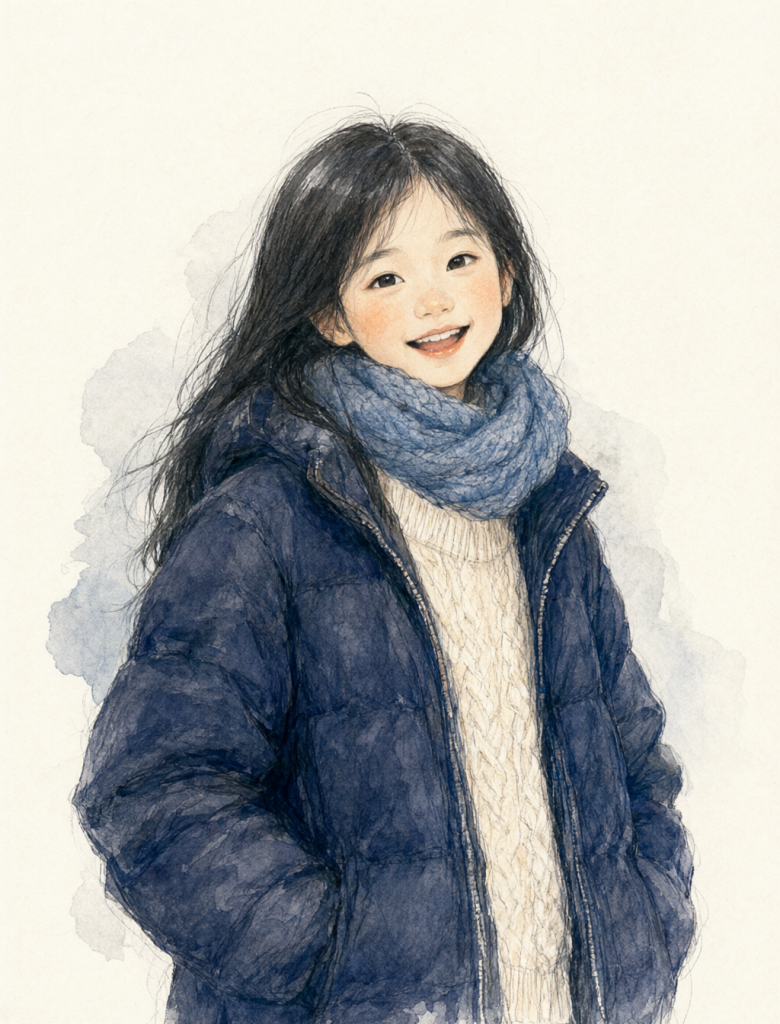
#> input picture skills/watercolour-brush/references/examples/winter/source.png, 780 x 1024 px
$ python winter.py   (older library calls are emulated)
#> lines starting #> are read from the running program, lines starting #| are printed output that depends on the picture; after the words box and inside, x2 and y2 are one past the last pixel; in counts of white or black regions, pixels touching at a corner belong together
#> (reads skills/watercolour-brush/references/examples/winter/areas.json from the repository)
### skills/watercolour-brush/scripts/regions.py
#!/usr/bin/env -S uv run --script
# /// script
# requires-python = ">=3.12"
# dependencies = ["numpy==2.5.5", "opencv-python-headless==5.1.0.95"]
# ///
"""Areas and underdrawing from a source picture: steps 1 and 2 of the order of work, a few seconds each.

    uv run regions.py propose SOURCE OUT_DIR [k=9]
        Cuts the source into regions by colour and place and writes OUT_DIR/regions.png: every region tinted, outlined
        and numbered, source coordinates along the border. Prints one line per region (id, a guess of what it is, its box,
        its share of the picture, its colour) and writes the guesses as OUT_DIR/areas.json, the file you correct.
        (An areas.json that is already there is kept: delete it to start again.)

    uv run regions.py build SOURCE OUT_DIR/areas.json
        Your areas -> masks.npz, areas.png (read it at 1:1) and one mask-NAME.png each; the underdrawing with its
        corrections -> under.npy, underdrawing.png. Prints per area what the source measures there, the row of
        references/starting-values.md it falls in and the gains used. Correct areas.json, build again, look again.

areas.json:

    {"paper": "#FBF6E3",                         the source's own paper as measured (change it only if it is wrong)
     "approved": false,                          true: the source is already a finished picture in this look and you paint the
                                                 same picture again: no area is pushed (gains 1), and the sheet takes this paper
     "areas": {                                  where two overlap, the one written first wins
       "features": {"kind": "features", "auto": true, "add": [[[418,366],[474,368],[446,380]]]},
       "skin":  {"kind": "skin",  "regions": [3, 8], "lines": 0.38},
       "hair":  {"kind": "hair",  "regions": [2], "within": [[[290,140],[740,140],[740,530],[290,530]]]},
       "card":  {"kind": "cloth", "regions": [4, 5], "at": [[600, 900]], "cut": [], "holes": true},
       "shirt": {"kind": "cloth", "regions": [7], "gain": [1.3, 0.8, 1.2, 0.0]}}}

    "regions"   ids read off regions.png        "at"      points: the region under each is taken too
    "add"/"cut" polygons in source px, added to / cut out of the area (a curve through the points; "c" third value: a corner)
    "within"    polygons: the regions count only inside them (cut by place first, then by colour)
    "holes"     true fills holes (buttons and a brooch belong to the cardigan)
    "kind"      skin | hair | cloth | features. "features" (eyes, nose, mouth, anything to keep exactly as drawn) takes no
                pixels from the others: it is a mask of its own, and skin keeps its lines there. "auto": the dark blobs in the face
    "gain"      [gain, colour, curve, warm] instead of the table's row (fuller(), below). Near the border of two rows `build`
                mixes them, so the gains do not jump when a polygon moves a few pixels
    "lines"     skin only: how much of the thin dark lines is mixed back after they are closed over (0.38; 0 = none, 1 = all)

In a drawings file:  UNDER = np.load("under.npy");  MASKS = dict(np.load("masks.npz"))  ->  {"under": UNDER, "masks": MASKS, ...}.
Both are float32 at the source's size: masks 0..1 (1: in the area), under.npy what the paint lets through per channel (0..1, not a
picture). They cover the drawing's FRAME: for a frame that is only part of the source (a body, a draft) cut them the same way,
v[y0:y0 + h, x0:x0 + w]; given whole, they are squeezed into the frame.
"""
import json
import sys
from pathlib import Path

import cv2
import numpy as np

sys.path.insert(0, str(Path(__file__).resolve().parent))
import wash                                                       # noqa: E402

LUM = np.array([0.3, 0.59, 0.11], np.float32)
hexc = lambda c: "#%02X%02X%02X" % tuple(int(round(float(v))) for v in c)
ell = lambda r: cv2.getStructuringElement(cv2.MORPH_ELLIPSE, (2 * int(max(r, 1)) + 1,) * 2)


def read(src, paper=None):
    """-> the source as RGB floats, and its paper colour (the lighter half of its border unless given)."""
#> called with paper = '#FBF8ED'
    im = cv2.imread(str(src), cv2.IMREAD_UNCHANGED)
#> im is the input picture: shape (1024, 780, 3); mean B, G, R 170.6, 171, 169.3
    assert im is not None, f"cannot read {src}"
    if im.ndim == 2:
        im = np.dstack([im] * 3)
    rgb = im[..., 2::-1].astype(np.float32)
    if im.shape[2] == 4:                                          # a cut-out: lay it on white
        a = im[..., 3:].astype(np.float32) / 255
        rgb = rgb * a + 255 * (1 - a)
    if paper is None:
        h, w = rgb.shape[:2]
        b = max(4, int(0.03 * min(h, w)))
        edge = np.vstack([rgb[:b].reshape(-1, 3), rgb[:, :b].reshape(-1, 3), rgb[:, -b:].reshape(-1, 3)])   # not the bottom: figures run off it
        paper = np.median(edge[edge.mean(1) >= np.percentile(edge.mean(1), 50)], 0)
    else:
        paper = np.array(wash.hexrgb(paper) if isinstance(paper, str) else paper, np.float32)
    return rgb, paper.astype(np.float32)


def poly(shape, nodes, soft=0.0):
    """A filled curve through nodes (source px) as a mask of `shape`."""
    m = np.zeros(shape, np.uint8)
    cv2.fillPoly(m, [np.round(wash.flow([tuple(n) for n in nodes]) * 16).astype(np.int32)], 255, cv2.LINE_AA, 4)
    m = m.astype(np.float32) / 255
    return cv2.GaussianBlur(m, (0, 0), soft) if soft else m


def fuller(D, gain=1.0, colour=1.0, curve=1.0, warm=0.0):
    """Density made fuller: more pigment (gain; curve > 1 deepens the darks more than the lights), more or less colour
    (the spread between the channels), and a push towards warm (less blue let through)."""
    m = D.mean(-1, keepdims=True)
    out = (m + colour * (D - m)) * gain * (np.maximum(m, 1e-4) / 0.5) ** (curve - 1)
    return np.clip(out + warm * m * np.array([-0.5, 0.0, 0.5], np.float32), 0, None)


# ---------------------------------------------------------------- step 1: regions

def lab_of(rgb):
    return cv2.cvtColor(np.clip(rgb / 255, 0, 1).astype(np.float32), cv2.COLOR_RGB2Lab)


# [112 lines left out: functions regions, guesses, not called in this run]


def overlay(rgb, labels, names, out):
    """The source, paled, with every label tinted, outlined and named, and source coordinates along the border."""
    h, w = labels.shape
    im = (0.55 * rgb[..., ::-1] + 0.45 * 255).astype(np.float32)
    ids = [i for i in np.unique(labels) if i > 0]
    for n, i in enumerate(ids):
        m = (labels == i).astype(np.uint8)
        col = cv2.cvtColor(np.uint8([[[int(180 * ((n * 0.381966) % 1)), 200, 235]]]), cv2.COLOR_HSV2BGR)[0, 0].astype(np.float32)
        im[m > 0] = 0.62 * im[m > 0] + 0.38 * col
        cs, _ = cv2.findContours(m, cv2.RETR_LIST, cv2.CHAIN_APPROX_NONE)
        cv2.drawContours(im, cs, -1, tuple(float(v) * 0.55 for v in col), max(1, w // 700))
    im = np.ascontiguousarray(np.clip(im, 0, 255).astype(np.uint8))
    step = 100 if w > 600 else 50
    f = max(0.4, w / 2300)
    for x in range(step, w, step):
        cv2.line(im, (x, 0), (x, 10), (0, 0, 255), 1)
        cv2.putText(im, str(x), (x + 2, 22), cv2.FONT_HERSHEY_SIMPLEX, f, (0, 0, 255), 1, cv2.LINE_AA)
    for y in range(step, h, step):
        cv2.line(im, (0, y), (10, y), (0, 0, 255), 1)
        cv2.putText(im, str(y), (12, y + 4), cv2.FONT_HERSHEY_SIMPLEX, f, (0, 0, 255), 1, cv2.LINE_AA)
    for i in ids:                                                  # the name where the region is thickest
        m = (labels == i).astype(np.uint8)
        d = cv2.distanceTransform(np.pad(m, 1), cv2.DIST_L2, 3)[1:-1, 1:-1]
        y, x = np.unravel_index(np.argmax(d), d.shape)
        t = str(names.get(i, i))
        (tw, th), _ = cv2.getTextSize(t, cv2.FONT_HERSHEY_SIMPLEX, 1.3 * f, 1)
        x0, y0 = int(np.clip(x - tw / 2, 2, w - tw - 2)), int(np.clip(y + th / 2, th + 2, h - 2))
        im[y0 - th - 2:y0 + 4, x0 - 2:x0 + tw + 2] = 0.25 * im[y0 - th - 2:y0 + 4, x0 - 2:x0 + tw + 2] + 0.75 * 255
        cv2.putText(im, t, (x0, y0), cv2.FONT_HERSHEY_SIMPLEX, 1.3 * f, (0, 0, 0), 1, cv2.LINE_AA)
    cv2.imwrite(str(out), im)


# [21 lines left out: function propose, not called in this run]


# ---------------------------------------------------------------- step 2: areas as corrected, and the underdrawing

ROWS = {  # references/starting-values.md, section 2: [gain, colour, curve, warm], and what to aim for where the source is pale
    "skin, pale": ([1.25, 1.0, 1.1, 0.0], "median 178-188 where the face is lit"), "skin, full": ([1.05, 1.0, 1.0, 0.0], "median 178-188 where the face is lit; a darker skin, or a face turned from the light: as the source"),
    "hair, grey or fair, pale": ([1.45, 0.35, 1.55, 0.06], "1 % at 20-30, 5 % at 40-60, median over 140"), "hair, grey or fair, full": ([1.15, 0.5, 1.2, 0.05], "1 % at 20-30, 5 % at 40-60, median over 140"),
    "hair, dark, pale": ([1.4, 0.9, 1.4, 0.0], "5 % at 29-45, 1 % at 24-36"), "hair, dark, full": ([1.0, 1.0, 1.0, 0.0], "as the source, within 5"),
    "cloth, light": ([1.15, 0.9, 1.15, 0.0], "5 % stays over 140: paper and its shadows"),
    "cloth, mid, pale": ([1.2, 1.0, 1.3, 0.0], "5 % at 45-60, 1 % at 28-40"), "cloth, mid, full": ([1.05, 1.0, 1.1, 0.0], "as the source, within 5"),
    "cloth, dark, pale": ([1.3, 1.0, 1.3, 0.0], "5 % at 28-35"), "cloth, dark, full": ([1.0, 1.0, 1.0, 0.0], "as the source, within 5")}


def starting(kind, v, approved=False):
    """The row(s) of references/starting-values.md an area falls in -> (row, [gain, colour, curve, warm], what to aim for).
    v: what the source measures in the area (`look.py values SRC areas=masks.npz` prints the same). Near the border of
    two rows the gains are a mixture of both (a straight line across the band given at each border below), so an area
    whose polygon moves by a few pixels keeps its gains. `approved`: the source is already a finished picture in this
    look and the job is the same picture again: nothing is pushed."""
    if kind not in ("skin", "hair", "cloth"):
        return "as drawn", [1.0, 1.0, 1.0, 0.0], ""
    if approved:
        return "a finished source, as it is", [1.0, 1.0, 1.0, 0.0], "as the source, within 5"
    p5, p50, ch = v["p5"], v["p50"], v["chroma"]
    share = lambda x, at, half: float(np.clip((x - (at - half)) / (2.0 * half), 0, 1))      # 0 under the band, 1 over it
    parts = {}                                                     # row -> its share
    if kind == "skin":
        pale = share(p50, 190, 8)
        parts = {"skin, pale": pale, "skin, full": 1 - pale}
    elif kind == "hair":
        grey = share(p50, 140, 10)                                 # grey, silver, fair: dark in its depths only; the masses stay grey, the lights paper
        gp, dp = share(p5, 95, 8), share(p5, 55, 6)
        parts = {"hair, grey or fair, pale": grey * gp, "hair, grey or fair, full": grey * (1 - gp), "hair, dark, pale": (1 - grey) * dp, "hair, dark, full": (1 - grey) * (1 - dp)}
    else:
        light, mid = share(p50, 190, 10), share(p50, 95, 10)
        mp, dp = share(p5, 70, 8), share(p5, 45, 6)
        parts = {"cloth, light": light, "cloth, mid, pale": (1 - light) * mid * mp, "cloth, mid, full": (1 - light) * mid * (1 - mp),
                 "cloth, dark, pale": (1 - mid) * dp, "cloth, dark, full": (1 - mid) * (1 - dp)}
    parts = {k: w for k, w in parts.items() if w > 0.005}
    g = [round(sum(w * ROWS[k][0][i] for k, w in parts.items()) / sum(parts.values()), 3) for i in range(4)]
    first = max(parts, key=parts.get)
    row = first if len(parts) == 1 else " + ".join(f"{k} {100 * w / sum(parts.values()):.0f} %" for k, w in sorted(parts.items(), key=lambda kw: -kw[1]))
    if kind == "skin":                                             # stronger in colour than skin in this look: cooled, tone unchanged
        g[1] = round(1.0 - 0.1 * share(ch, 29, 2), 3)
        row += ", strong colour" if ch > 29 else ""
    return row, g, ROWS[first][1] + (", chroma 22-28" if kind == "skin" else "")


def measure(rgb, m):
    px = rgb[m > 0.5]
    if not len(px):
        return dict(p1=0, p5=0, p50=0, chroma=0, mean=np.zeros(3))
    p = np.percentile(px @ LUM, (1, 5, 50))
    lab = lab_of(px.mean(0)[None, None])[0, 0]
    return dict(p1=float(p[0]), p5=float(p[1]), p50=float(p[2]), chroma=float(np.hypot(lab[1], lab[2])), mean=px.mean(0))


def build(src, areas_json):
    out = Path(areas_json).parent
    spec = json.loads(Path(areas_json).read_text())
    rgb, paper = read(src, spec.get("paper"))
#> paper = [251, 248, 237]
    h, w = rgb.shape[:2]
    u = w / 1024                                                   # sizes below are px of a 1024-wide sheet
    full = np.load(out / "regions.npy") if (out / "regions.npy").exists() else np.zeros((h, w), np.uint8)
    T = np.clip(rgb / paper, 0.02, 1.0)
    D = -np.log(T)
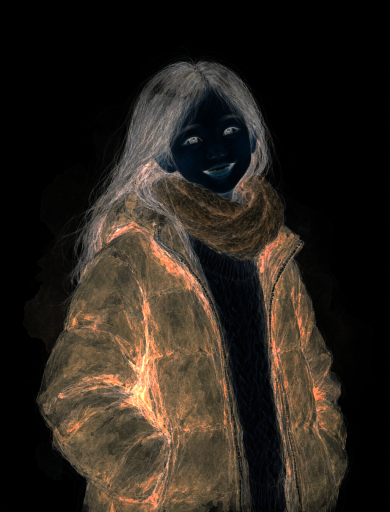
#> D: shape (1024, 780, 3) float32 (shown at 1/2 size); mean R, G, B 0.672, 0.561, 0.447; drawn with min black and max white
    polys = lambda ps, soft=0.0: np.clip(sum((poly((h, w), p, soft) for p in ps), np.zeros((h, w), np.float32)), 0, 1)
    masks, kinds, taken = {}, {}, np.zeros((h, w), bool)
    for name, a in spec["areas"].items():
        kind = kinds[name] = a.get("kind", "cloth")
        ids = list(a.get("regions", [])) + [int(full[int(y), int(x)]) for x, y in a.get("at", [])]
        m = np.isin(full, [i for i in ids if i > 0])
        if a.get("within"):
            m &= polys(a["within"]) > 0.5
        if a.get("add"):
            m |= polys(a["add"]) > 0.5
        if a.get("cut"):
            m &= ~(polys(a["cut"]) > 0.5)
        if a.get("holes"):                                         # the bottom edge is closed: a figure runs off it
            sea = np.pad(np.vstack([m, np.ones((1, w), bool)]).astype(np.uint8), 1)[:-1]
            cv2.floodFill(sea, None, (0, 0), 2)
            m = sea[1:, 1:-1][:h] != 2
        if kind == "features":
            masks[name] = np.clip(polys(a.get("add", []), 1.5 * u), 0, 1)
            continue
        m &= ~taken
        taken |= m
        masks[name] = cv2.GaussianBlur(m.astype(np.float32), (0, 0), 1.0 * u)
#> full: shape (1024, 780); every value is 0
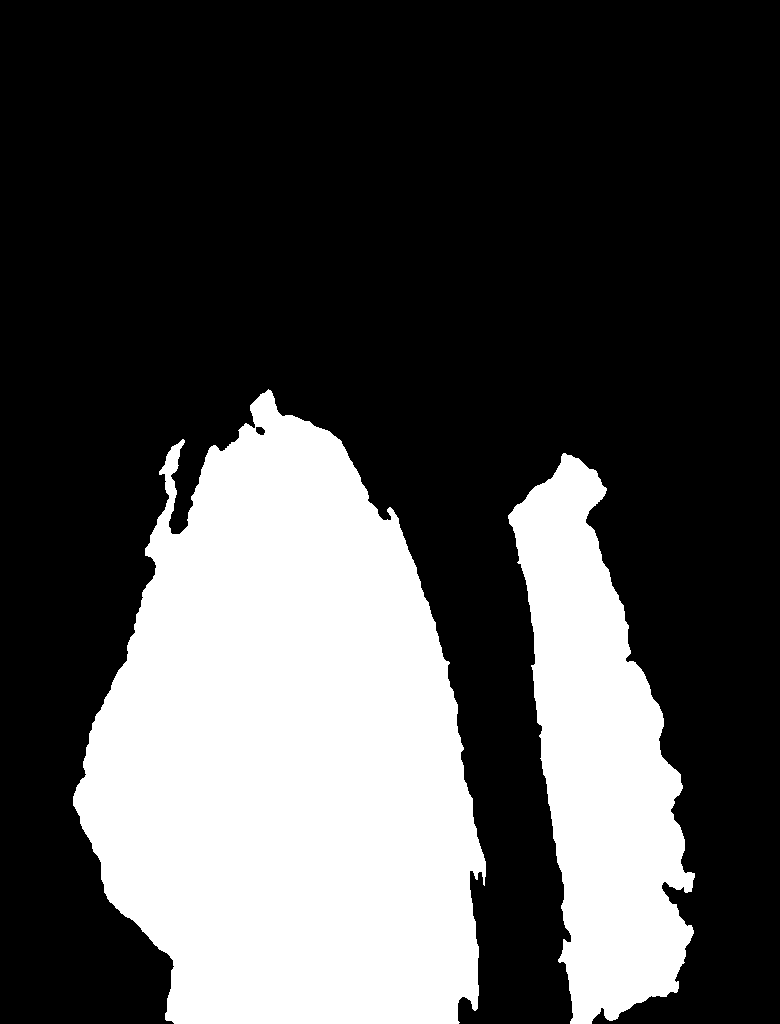
#> m: shape (1024, 780) bool; 30.3% white; 2 white regions, box (x1, y1, x2, y2) and area: (73, 389, 486, 1024) 183867, (508, 453, 695, 1024) 58380
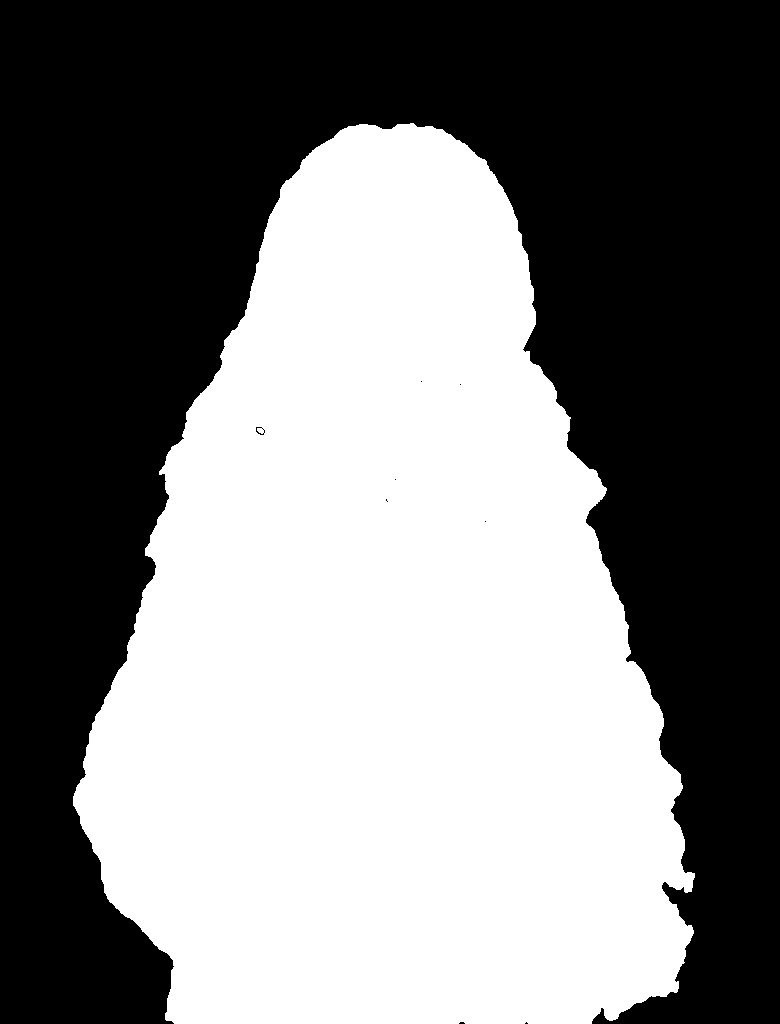
#> taken: shape (1024, 780) bool; 48.5% white; 1 white region, box (x1, y1, x2, y2) and area: (73, 123, 695, 1024) 387462
    skin = np.clip(sum((m for n, m in masks.items() if kinds[n] == "skin"), np.zeros((h, w), np.float32)), 0, 1)
    for name, a in spec["areas"].items():                          # "auto": the dark blobs inside the face (eyes, brows, nostrils, the mouth)
        if kinds[name] == "features" and a.get("auto") and skin.any():
            n, cc, st, _ = cv2.connectedComponentsWithStats((skin > 0.5).astype(np.uint8))
            face = cc == 1 + np.argmax([st[i, 4] * (st[i, 1] < 0.6 * h) for i in range(1, n)])
            ys = np.nonzero(face.any(1))[0]
            fh = min(ys.max() - ys.min() + 1, 1.2 * face.sum(1).max())
            face[int(ys.min() + 0.95 * fh):] = False               # not the neck
            inner = cv2.erode(face.astype(np.uint8), ell(0.05 * fh)) > 0
            d = D.mean(-1)
            dark = (d - cv2.blur(d, (int(0.25 * fh) | 1,) * 2) > 0.11) & inner
            blobs = cv2.dilate(cv2.morphologyEx(dark.astype(np.uint8), cv2.MORPH_OPEN, ell(0.007 * fh)), ell(0.022 * fh))
            masks[name] = np.clip(masks[name] + cv2.GaussianBlur(blobs.astype(np.float32), (0, 0), 1.5 * u), 0, 1)
#> this loop made 6 passes
#> pass 1, in build, `d = D.mean(-1)`:
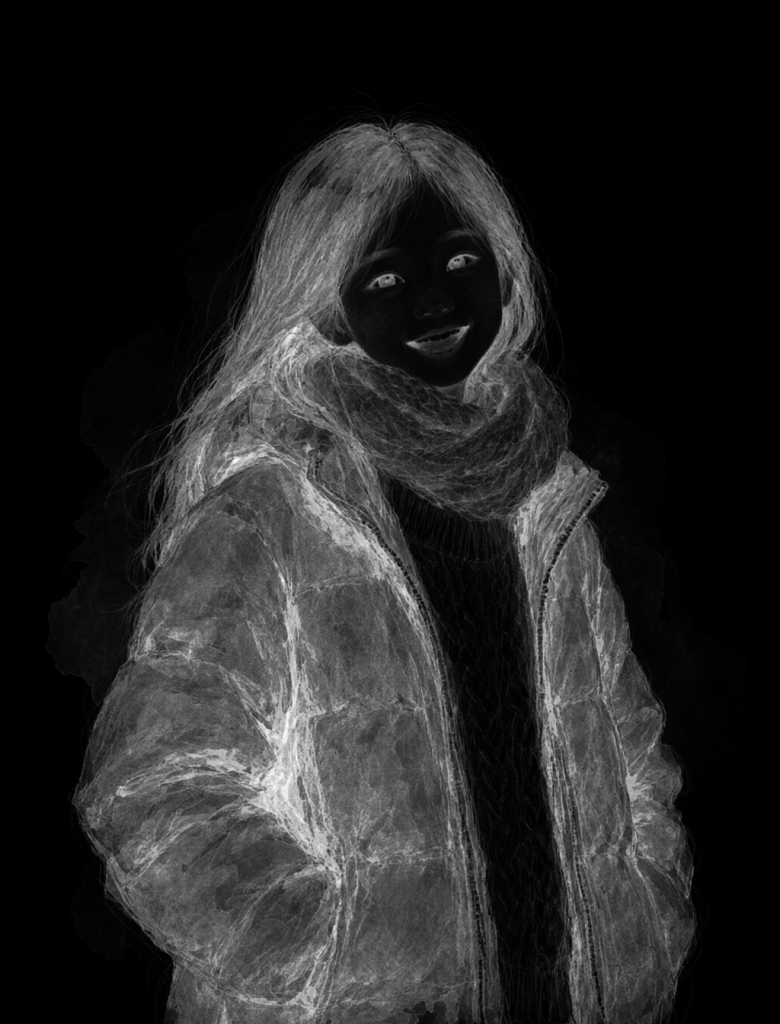
#> d: shape (1024, 780) float32; min 0, max 3.78, mean 0.56; drawn with min black and max white
    feats = np.clip(sum((m for n, m in masks.items() if kinds[n] == "features"), np.zeros((h, w), np.float32)), 0, 1)
#> (the rest of the program and of its run is left out)
